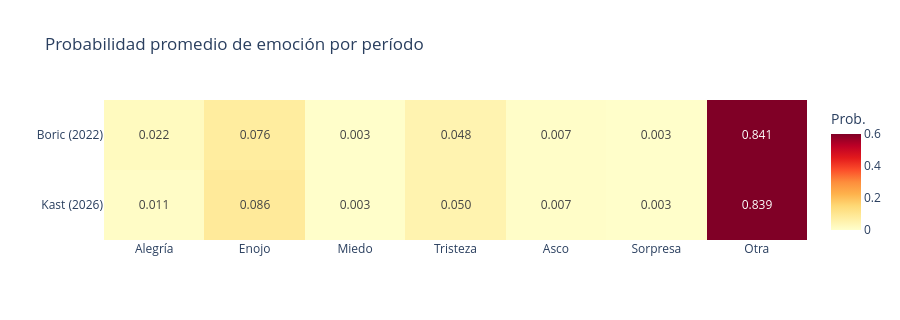

The notebook cell saved with this chart:
### Code cell
# --- Gráfico: Heatmap de probabilidades promedio de emoción ---
EMO_KEYS_VIZ = ('joy', 'anger', 'fear', 'sadness', 'disgust', 'surprise', 'others')
emo_cols_map = {f'emo_{k}': EMO_LABEL_MAP[k] for k in EMO_KEYS_VIZ}
heat_emo = (
    df.groupby('Periodo')[[f'emo_{k}' for k in EMO_KEYS_VIZ]]
    .mean()
    .reindex([GROUP_LABELS[g] for g in GROUPS])
    .rename(columns=emo_cols_map)
    .round(3)
)

fig_emo2 = px.imshow(
    heat_emo,
    text_auto='.3f',
    color_continuous_scale='YlOrRd',
    zmin=0, zmax=0.6,
    aspect='auto',
    title='Probabilidad promedio de emoción por período',
)
fig_emo2.update_layout(
    xaxis_title='', yaxis_title='',
    coloraxis_colorbar_title='Prob.',
    height=320,
)
fig_emo2.write_image('heatmap_emociones_gobierno.png', scale=2)
fig_emo2.show()

### Figure 1 — Plotly figure (JSON) as saved in the notebook; plotly's stock layout.template omitted (floating-point values rounded to 4 significant figures)
{"data": [{"coloraxis": "coloraxis", "hovertemplate": "x: %{x}<br>Periodo: %{y}<br>color: %{z}<extra></extra>", "name": "0", "texttemplate": "%{z:.3f}", "type": "heatmap", "x": ["Alegría", "Enojo", "Miedo", "Tristeza", "Asco", "Sorpresa", "Otra"], "xaxis": "x", "y": ["Boric (2022)", "Kast (2026)"], "yaxis": "y", "z": [[0.022, 0.076, 0.003, 0.048, 0.007, 0.003, 0.841], [0.011, 0.086, 0.003, 0.05, 0.007, 0.003, 0.839]]}], "layout": {"coloraxis": {"cmax": 0.6, "cmin": 0, "colorbar": {"title": {"text": "Prob."}}, "colorscale": [[0, "rgb(255,255,204)"], [0.125, "rgb(255,237,160)"], [0.25, "rgb(254,217,118)"], [0.375, "rgb(254,178,76)"], [0.5, "rgb(253,141,60)"], [0.625, "rgb(252,78,42)"], [0.75, "rgb(227,26,28)"], [0.875, "rgb(189,0,38)"], [1, "rgb(128,0,38)"]]}, "height": 320, "title": {"text": "Probabilidad promedio de emoción por período"}, "xaxis": {"anchor": "y", "domain": [0, 1], "title": {"text": ""}}, "yaxis": {"anchor": "x", "autorange": "reversed", "domain": [0, 1], "title": {"text": ""}}}}
